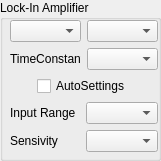
   <widget class="QGroupBox" name="groupBoxLockInAmplifier">
    <property name="geometry">
     <rect>
      <x>10</x>
      <y>10</y>
      <width>161</width>
      <height>161</height>
     </rect>
    </property>
    <property name="title">
     <string>Lock-In Amplifier</string>
    </property>
    <widget class="QWidget" name="layoutWidget">
     <property name="geometry">
      <rect>
       <x>10</x>
       <y>20</y>
       <width>148</width>
       <height>142</height>
      </rect>
     </property>
     <layout class="QVBoxLayout" name="verticalLayout_14">
      <item>
       <layout class="QHBoxLayout" name="horizontalLayout_34">
        <item>
         <widget class="QComboBox" name="comboBoxModelLockInAmplifier"/>
        </item>
        <item>
         <widget class="QComboBox" name="comboBoxSerialPortLockInAmplifier"/>
        </item>
       </layout>
      </item>
      <item>
       <layout class="QHBoxLayout" name="horizontalLayout_30">
        <item>
         <widget class="QLabel" name="labelTimeConstantLockInAmplifier">
          <property name="text">
           <string>TimeConstant</string>
          </property>
         </widget>
        </item>
        <item>
         <widget class="QComboBox" name="comboBoxTimeConstantLockInAmplifier"/>
        </item>
       </layout>
      </item>
      <item>
       <layout class="QHBoxLayout" name="horizontalLayout_33">
        <item>
         <spacer name="horizontalSpacer_10">
          <property name="orientation">
           <enum>Qt::Horizontal</enum>
          </property>
          <property name="sizeHint" stdset="0">
           <size>
            <width>40</width>
            <height>20</height>
           </size>
          </property>
         </spacer>
        </item>
        <item>
         <widget class="QCheckBox" name="checkBoxAutosettingsLockInAmplifier">
          <property name="text">
           <string>AutoSettings</string>
          </property>
         </widget>
        </item>
        <item>
         <spacer name="horizontalSpacer_9">
          <property name="orientation">
           <enum>Qt::Horizontal</enum>
          </property>
          <property name="sizeHint" stdset="0">
           <size>
            <width>40</width>
            <height>20</height>
           </size>
          </property>
         </spacer>
        </item>
       </layout>
      </item>
      <item>
       <layout class="QHBoxLayout" name="horizontalLayout_31">
        <item>
         <widget class="QLabel" name="labelInputRangeLockInAmplifier">
          <property name="text">
           <string>Input Range</string>
          </property>
         </widget>
        </item>
        <item>
         <widget class="QComboBox" name="comboBoxInputRangeLockInAmplifier"/>
        </item>
       </layout>
      </item>
      <item>
       <layout class="QHBoxLayout" name="horizontalLayout_32">
        <item>
         <widget class="QLabel" name="labelSensivityLockInAmplifier">
          <property name="text">
           <string>Sensivity</string>
          </property>
         </widget>
        </item>
        <item>
         <widget class="QComboBox" name="comboBoxSensivityLockInAmplifier"/>
        </item>
       </layout>
      </item>
      <item>
       <spacer name="verticalSpacer">
        <property name="orientation">
         <enum>Qt::Vertical</enum>
        </property>
        <property name="sizeHint" stdset="0">
         <size>
          <width>20</width>
          <height>40</height>
         </size>
        </property>
       </spacer>
      </item>
     </layout>
    </widget>
   </widget>
